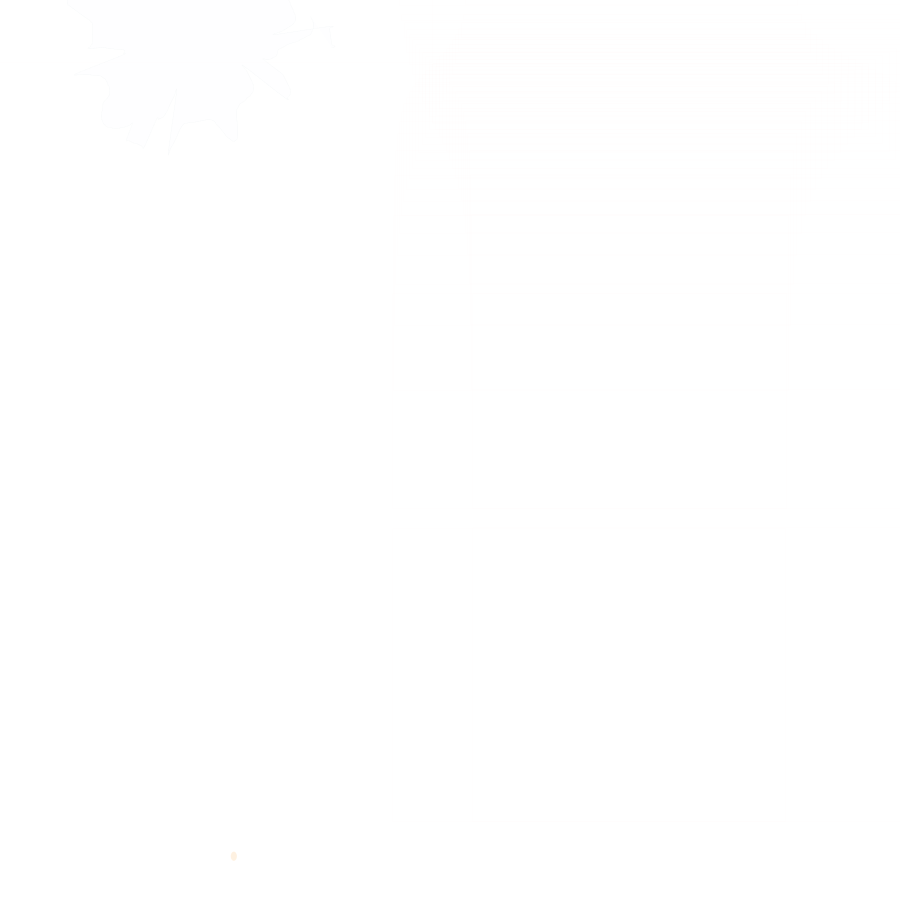
Frame 1 (no input)
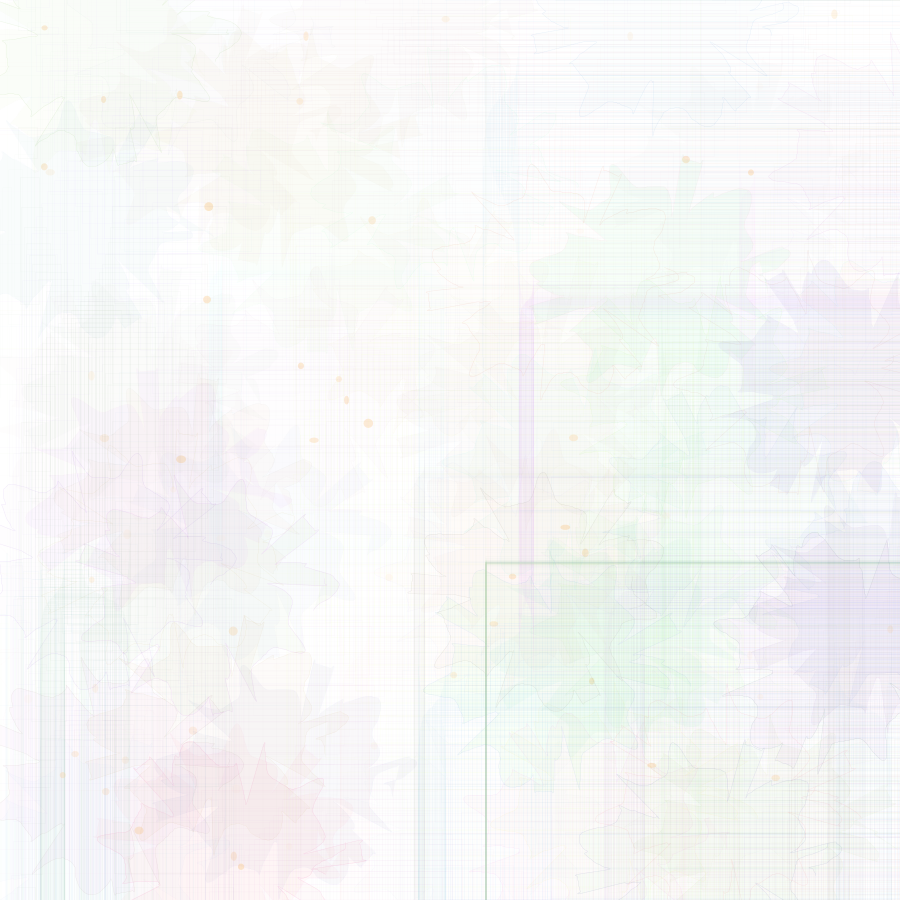
Frame 60 (the mouse pressed at the canvas centre just before this capture)
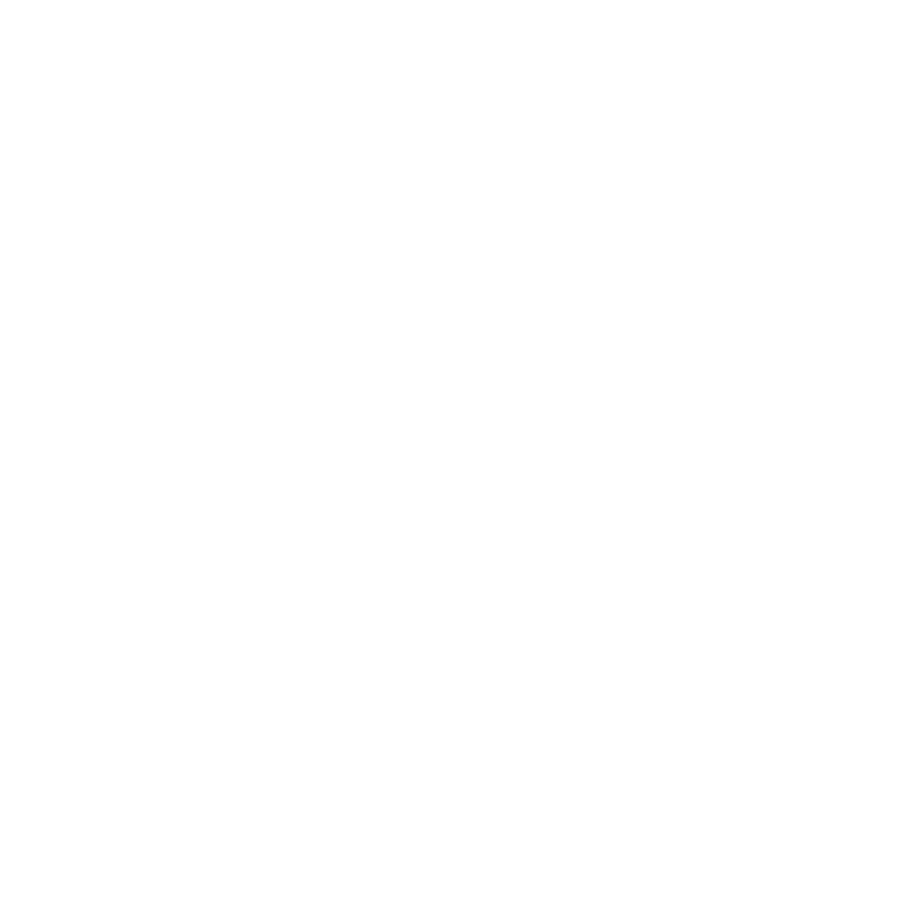
Frame 120 (the mouse held since frame 60 and released just before this capture)

The Processing sketch that drew these frames (run headless with seeded random() and noise(); from frame 60 on, the mouse is pressed at the canvas centre):

// Processing sketch: processing_118840
// ── processing_118840.pde

//praticeM,by chen, wu-zhi
//flower and flowerpot...

float customNoise(float value) {
  int count = int(value%12);
  float retValue=pow(sin(value), count);
  return retValue;
}

void setup() {
  size(900, 900);
  background(255);
  //noLoop();
  frameRate(10);
}

void draw() {
  noStroke();
  fill(250, 200, 135, random(0, 100));    
  ellipse(random(width), random(height), random(5, 10), random(5, 10));
  drawFlower3();
  //drawFlower2();
  drawFlower1();
  if (mousePressed) {
    background(255);
  }
}

void drawFlower1() {
  stroke(random(255), random(255), random(255), random(10));  
  strokeWeight(0.5); 
  noFill();
  //fill(random(255), random(255), random(255), random(2));
  float radius = random(100); 
  float centX = width/2; 
  float centY = height/2; 
  float x, y; 
  float lastx = -999; 
  float lasty = -999; 
  float radiusNoise1 = random(width)-width/2;
  float radiusNoise2 = random(height)-height/2;
  for (float ang=0; ang<=360; ang+=5) {                   
    float rad = radians(ang);
    radiusNoise1 += 0.01; 
    radiusNoise2 += 0.01;    
    x = centX + (radius * sin(rad))+radiusNoise1; 
    y = centY + (radius * tan(rad))+radiusNoise2; 
    rect(x, y, lastx, lasty);
    lastx = x;
    lasty = y;
  }
}

void drawFlower2() {
  //background(255); 
  strokeWeight(0.5); 
  float radius = 100; 
  int centX = width/2; 
  int centY = height/2; 
  // draw the filled circle using "shape"
  stroke(random(255), random(255), random(255), random(30)); 
  float x, y; 
  float noiseval = random(10);
  float radVariance, thisRadius, rad;
  float radiusNoise1 = random(width)-450;
  float radiusNoise2 = random(height)-450;
  beginShape();
  fill(random(255), random(255), random(255), random(10)); 
  for (float ang=0; ang<=360; ang+=1) {
    radiusNoise1 += 0.05; 
    radiusNoise2 += 0.1;
    noiseval += 0.1; 
    radVariance=30*customNoise(noiseval);
    thisRadius = radius+radVariance; 
    rad = radians(ang); 
    x = centX + (thisRadius * sin(rad))+radiusNoise1; 
    y = centY + (thisRadius * sin(rad))+radiusNoise2; 
    curveVertex(x, y);
  }
  endShape();
}

void drawFlower3() {
  //background(255); 
  strokeWeight(0.5); 
  float radius = 100; 
  int centX = width/2; 
  int centY = height/2; 
  // draw the filled circle using "shape"
  stroke(random(255), random(255), random(255), random(30)); 
  float x, y; 
  float noiseval = random(10);
  float radVariance, thisRadius, rad;
  float radiusNoise1 = random(width)-450;
  float radiusNoise2 = random(height)-450;
  beginShape();
  fill(random(255), random(255), random(255), random(10)); 
  for (float ang=0; ang<=360; ang+=1) {
    radiusNoise1 += 0.05; 
    radiusNoise2 += 0.1;
    noiseval += 0.1; 
    radVariance=30*customNoise(noiseval);
    thisRadius = radius+radVariance; 
    rad = radians(ang); 
    x = centX + (thisRadius * cos(rad))+radiusNoise1; 
    y = centY + (thisRadius * sin(rad))+radiusNoise2; 
    curveVertex(x, y);
  }
  endShape();
}
